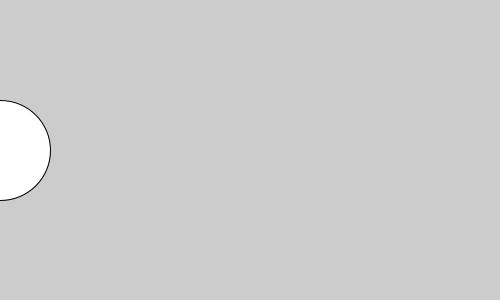
Frame 1 (no input)
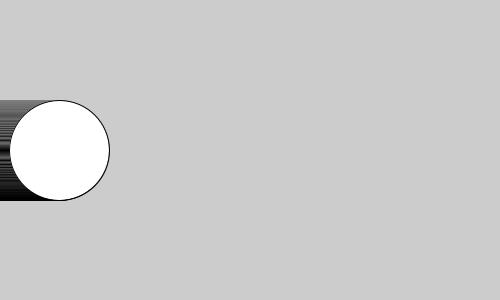
Frame 60 (the mouse pressed at the canvas centre just before this capture)
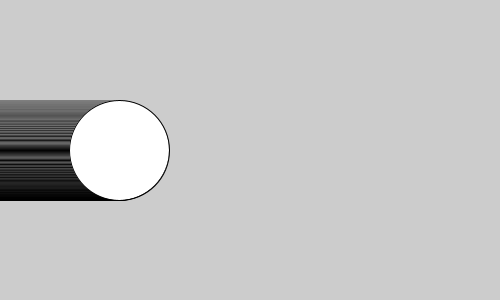
Frame 120 (the mouse held since frame 60 and released just before this capture)

The Processing sketch that drew these frames (run headless with seeded random() and noise(); from frame 60 on, the mouse is pressed at the canvas centre):

// Processing sketch: sample_06_dynamic_mode_drawing
// ── sample_06_dynamic_mode_drawing.pde
 // variables
int x;
  
void setup() {
  size(500, 300);
  // initialize to ZERO, when it starts.
  x = 0;
}

void draw() {
  //background(255);
  ellipse(x, 150, 100, 100);
  x = x + 1;
}
